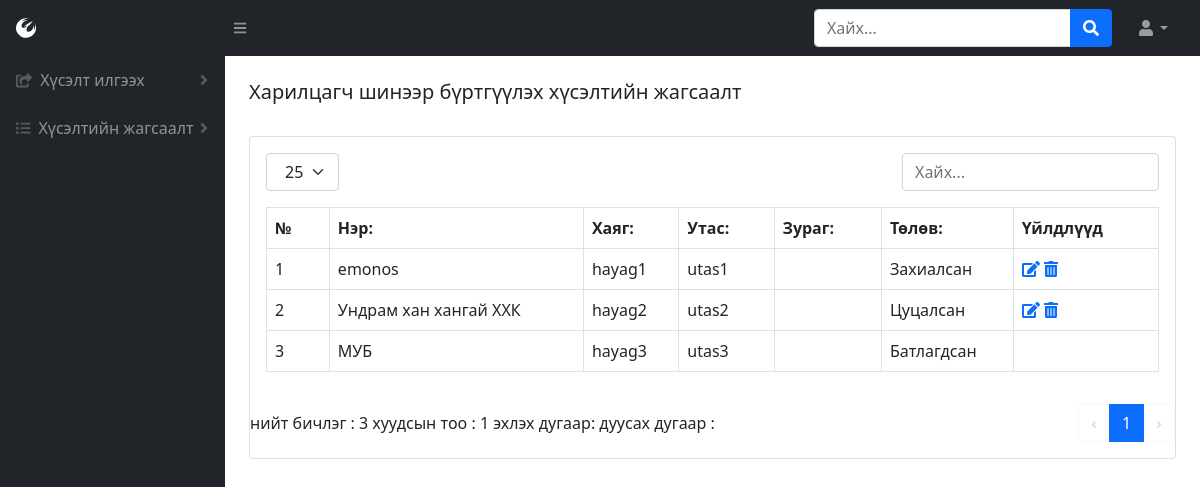
Before: /company-list (signed in) with the older database file.
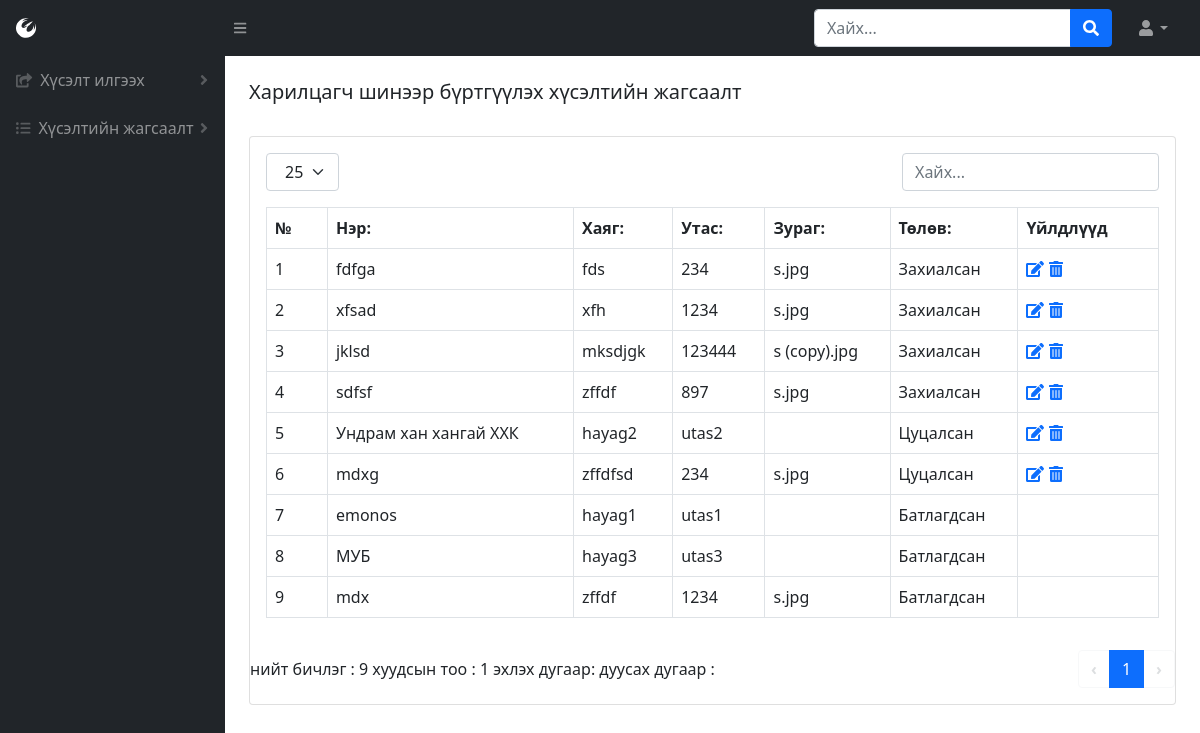
After: the same page with the newer database file.
### BMweb/models.py (models this page shows, shortened)
class Company(models.Model):
    comName = models.CharField(max_length=300, verbose_name=_("Компаний нэр"))
    hayag = models.CharField(max_length=1000, verbose_name=_("Компаний хаяг"))
    phone = models.CharField(max_length=30, verbose_name=_("Компаний утас"))
    thumbimage = models.ImageField(
        upload_to="media/productthumb/", blank = True, null=True,  verbose_name=_("Зураг")
    )
    comState = models.ForeignKey(State, on_delete=CASCADE, verbose_name=_("Төлөв"))
    class Meta:
        verbose_name = _("Компани")
        verbose_name_plural = _("Компани")

class State(models.Model):
    stateName = models.CharField(max_length=300, verbose_name=_("Төлөвийн нэр"))
    class Meta:
        verbose_name = _("Барааны төлөв")
        verbose_name_plural = _("Барааны төлөв")
    def __str__(self):
        return self.stateName

### BMweb/views.py (the view)
# urls.py: path('company-list',views.companyList,name='company-list'),
def companyList(request):
    if 'user_id' in request.session:
        p = Company.objects.all().order_by('comState')
        size = 25
        if 'size' in request.GET:
            size = request.GET['size']
        pc = Paginator(p, size)
        page_num = 1
        if 'page' in request.GET:
            page_num = int(request.GET['page'])
            print('page')
            print(page_num)
        page=pc.page(page_num)
        h = Hereglegch.objects.get(pk=request.session['user_id'])
        return render(request,'companyList.html', {'user': h, 'companyList': page.object_list, 'size':size, 'count':pc.count, 'page_count': pc.num_pages, 'page_range':pc.page_range, 'page_num':page_num, 'has_next':page.has_next(), 'has_previous': page.has_previous(), 'start_index':page.start_index() })
    else:
        return redirect('/login')

### BMweb/templates/companyList.html (shortened to what this page needs)
{% load static %}
<!DOCTYPE html>
<html lang="en">
    <head>
        <link href="https://cdn.jsdelivr.net/npm/simple-datatables@latest/dist/style.css" rel="stylesheet" />
        <link href="css/styles.css" rel="stylesheet" />
        <link href="{% static 'css/styles.css' %}" rel="stylesheet"/>
    </head>
    <body class="sb-nav-fixed">
        {% include "topNav.html" %}
        <div id="layoutSidenav">
            {% include "leftNav.html" %}
            <div id="layoutSidenav_content">
                {%  include "comList.html" %}
            </div>
        </div>
    </body>
</html>

### BMweb/templates/comList.html (shortened to what this page needs)
<main>    {% include "tabs.html" %}
    <div class="container-fluid px-4">
        <h5 class="mt-4">Харилцагч шинээр бүртгүүлэх хүсэлтийн жагсаалт</h5>
        <div class="card mb-4">
            <div class="card-body">
                {% include "tableTop.html" %}
                <table id="datatablesSimple" class="dataTable-table">
                  <thead>
                      <tr>
                          <th data-sortable="" class="asc">
                            <a href="#" class="dataTable-sorter">№</a>
                        </th>
                          <th data-sortable="" class="asc">
                              <a href="#" class="dataTable-sorter">Нэр:</a>
                          </th>
                          <th data-sortable="" class="asc">
                              <a href="#" class="dataTable-sorter">Хаяг:</a>
                          </th>
                          <th data-sortable="" class="asc">
                              <a href="#" class="dataTable-sorter">Утас:</a>
                          </th>
                          <th data-sortable="" class="asc">
                              <a href="#" class="dataTable-sorter">Зураг:</a>
                          </th>
                          <th data-sortable="" class="asc">
                              <a href="#" class="dataTable-sorter">Төлөв:</a>
                          </th>
                          <th data-sortable="" class="asc">
                              <a href="#" class="dataTable-sorter">Үйлдлүүд</a>
                          </th>
                      </tr>
                  </thead>
                    {% for h in companyList %}
                      <tr>
                          <td>{{ forloop.counter0|add:start_index }}</td>
                          <td>{{ h.comName }}</td>
                          <td>{{ h.hayag }}</td>
                          <td>{{ h.phone }}</td>
                          <td>{{ h.thumbimage }}</td>
                          <td>{{ h.comState }}</td>
                          <td>
                          {% if user.role_id|add:0 < 3 and h.comState_id|add:0 < 3 %}
                            <a href="/company?edit={{h.id}}"><i class="fas fa-edit"></i></a>
                            <a href="/company?del={{h.id}}" class="confirm-delete" onclick="return confirm('Та устгахдаа итгэлтэй байна уу?')" ><i class="fas fa-trash-alt"></i></a>
                          {% endif %}
                          </td>
                      </tr>
                    {% endfor %}
                </table>
            </div>
            {% include "tableBottom.html" %}
        </div>
    </div>
</main>

Changed rows visible on the page:
added Company: comName "fdfga", hayag "fds", phone "234", thumbimage "s.jpg", comState "Захиалсан"
added Company: comName "xfsad", hayag "xfh", phone "1234", thumbimage "s.jpg", comState "Захиалсан"
added Company: comName "jklsd", hayag "mksdjgk", phone "123444", thumbimage "s (copy).jpg", comState "Захиалсан"
added Company: comName "sdfsf", hayag "zffdf", phone "897", thumbimage "s.jpg", comState "Захиалсан"
shown differently, row unchanged: Company "Ундрам хан хангай ХХК": moves up the list
added Company: comName "mdxg", hayag "zffdfsd", phone "234", thumbimage "s.jpg", comState "Цуцалсан"
changed Company "emonos": comState "Захиалсан" → "Батлагдсан"; comState_id 1 → 3 (drawn)
added Company: comName "mdx", hayag "zffdf", phone "1234", thumbimage "s.jpg", comState "Батлагдсан"
Other visible differences:
{{ count }}: "3" → "9"
